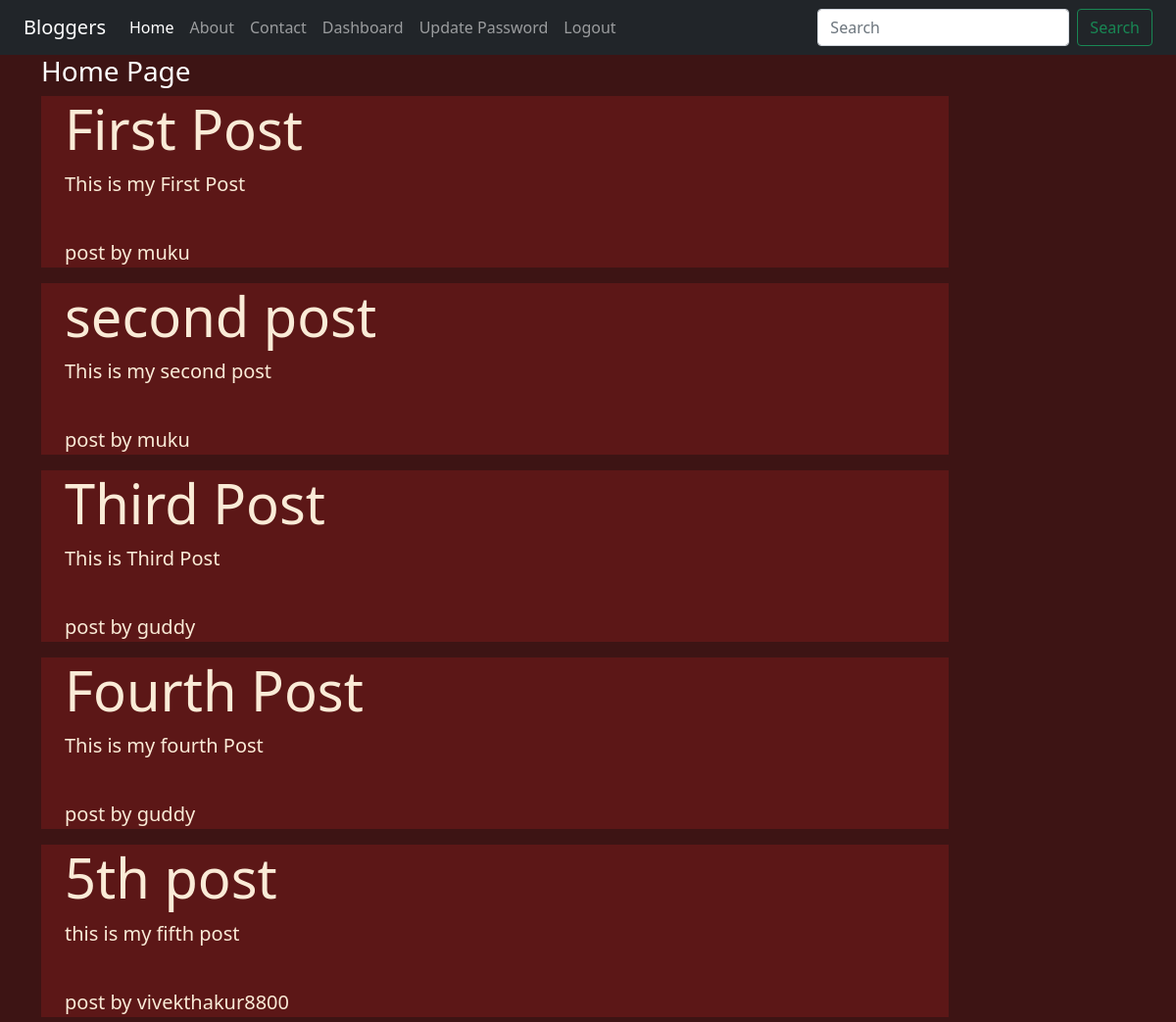
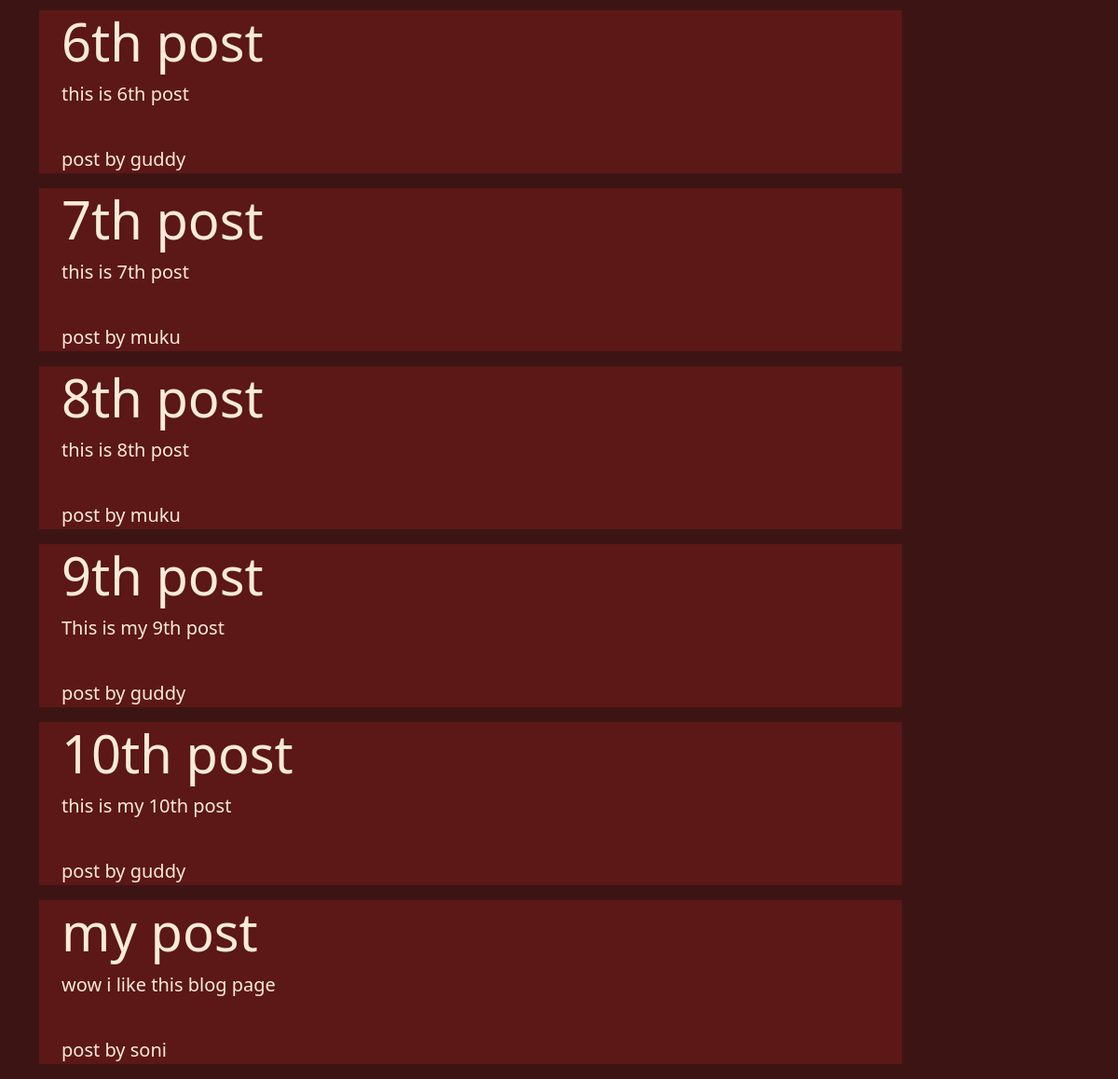
/ (signed in), run on the app's committed database (2 pictures, top to bottom).
### blog/models.py (models this page shows)
class post(models.Model):
    user=models.ForeignKey(User,on_delete=models.CASCADE)
    title=models.CharField(max_length=200)
    disc=models.TextField()

### blog/views.py (the view)
# urls.py: 2. Add a URL to urlpatterns:  path('', views.home, name='home')
def home(request):
    posts=post.objects.all()
    return render(request,'blog/home.html',{'posts':posts})

### blog/templates/blog/home.html
{% extends 'blog/base.html' %}
{% load static %}
{% block content %}
<div class="col-sm-10">
    <h3 class="text-white">Home Page</h3>
{% for post in posts %}
<div class="jumbotron jumbotron-fluid jumbo-color mb-3">
    <div class="container">
        <h1 class="display-4 font-weight-bold">{{post.title}}</h1>
        <p class="lead">{{post.disc}}</p><br>
        <small class="lead mt-2">post by {{post.user}}</small>
    </div>
</div>
{% endfor %}
</div>
{% endblock content%}

### blog/static/blog/css/style.css (style rules this page uses)
body { background-color: rgb(61, 20, 20); color: antiquewhite; }
.jumbo-color { background-color: rgb(92, 23, 23); }

### data on the page
post: title "First Post", disc "This is my First Post", user "muku"
post: title "second post", disc "This is my second post", user "muku"
post: title "Third Post", disc "This is Third Post", user "guddy"
post: title "Fourth Post", disc "This is my fourth Post", user "guddy"
post: title "5th post", disc "this is my fifth post", user "vivekthakur8800"
post: title "6th post", disc "this is 6th post", user "guddy"
post: title "7th post", disc "this is 7th post", user "muku"
post: title "8th post", disc "this is 8th post", user "muku"
post: title "9th post", disc "This is my 9th post", user "guddy"
post: title "10th post", disc "this is my 10th post", user "guddy"
post: title "my post", disc "wow i like this blog page", user "soni"
